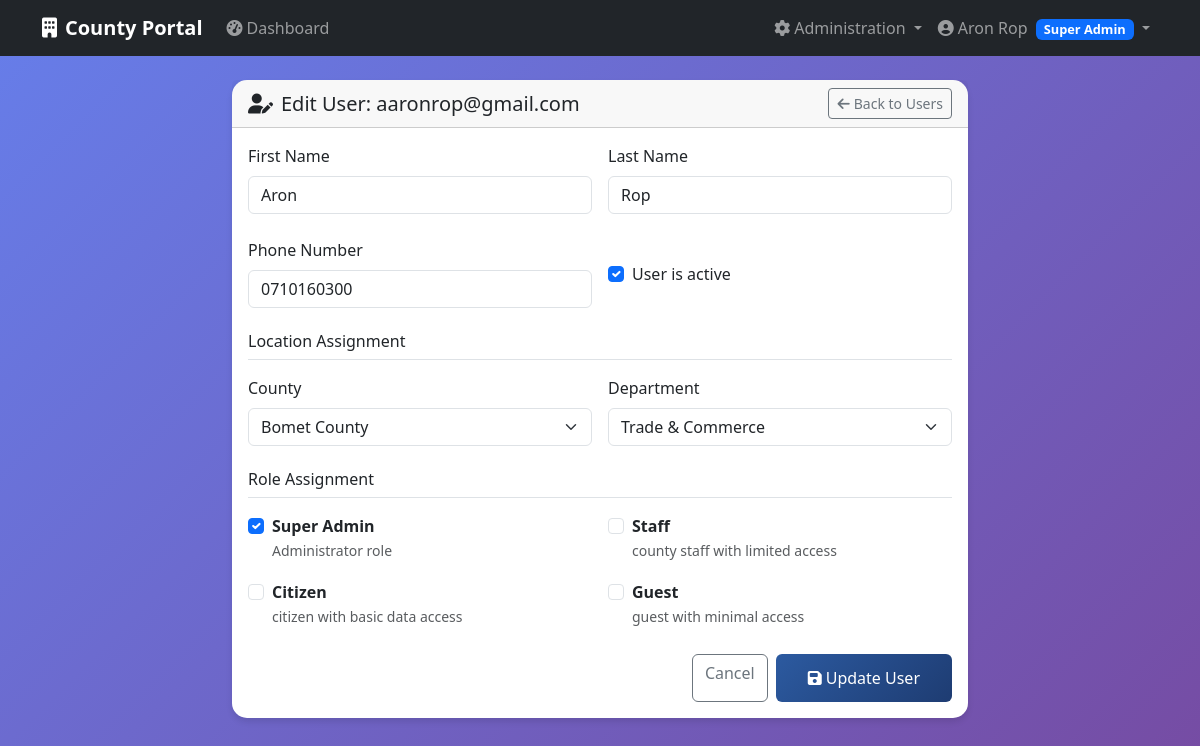
Screenshot of /auth/users/1/edit (signed in) with the database file from the repository.
### app/models/user.py (models this page shows, shortened)
class User(db.Model, UserMixin):
    __tablename__ = 'users'
    id = db.Column(db.Integer, primary_key=True)
    email = db.Column(db.String(200), unique=True, nullable=False)
    password = db.Column(db.String(128), nullable=False)
    active = db.Column(db.Boolean(), default=True)
    confirmed_at = db.Column(db.DateTime())
    created_at = db.Column(db.DateTime(), nullable=False, default=db.func.current_timestamp())
    fs_uniquifier = db.Column(db.String(255), unique=True, nullable=False, default=lambda: str(uuid.uuid4()))
    county_id = db.Column(db.Integer, db.ForeignKey('counties.id'))
    department_id = db.Column(db.Integer, db.ForeignKey('departments.id'))
    last_login_at = db.Column(db.DateTime())
    current_login_at = db.Column(db.DateTime())
    last_login_ip = db.Column(db.String(50))
    current_login_ip = db.Column(db.String(50))
    login_count = db.Column(db.Integer, default=0)
    first_name = db.Column(db.String(100))
    last_name = db.Column(db.String(100))
    phone = db.Column(db.String(20))
    roles = db.relationship('Role', secondary=roles_users, backref=db.backref('users', lazy='dynamic'))
    def full_name(self):
        if self.first_name and self.last_name:
            return f"{self.first_name} {self.last_name}"
        return self.email.split('@')[0] # Fallback if user dont provide first and last name or both
    def has_role(self, role_name):
        return any(role.name == role_name for role in self.roles)

class Role(db.Model, RoleMixin):
    __tablename__ = 'roles'
    id = db.Column(db.Integer, primary_key=True)
    name = db.Column(db.String(80), unique=True, nullable=False)
    description = db.Column(db.String(255), nullable=True)

### app/auth/routes.py (the view, shortened to what this page needs)
@auth_bp.route('/users/<int:user_id>/edit', methods=['GET', 'POST'])
@login_required
@roles_required(UserRoles.SUPER_ADMIN)
def edit_user(user_id):
    user = User.query.get_or_404(user_id)
    roles = Role.query.all()
    counties = County.query.filter_by(active=True).all()
    departments = Department.query.filter_by(active=True).all()
    return render_template('auth/edith_user.html',
                            user=user,
                            roles=roles,
                            counties=counties,
                            departments=departments)

### app/templates/auth/edith_user.html (shortened to what this page needs)
{% extends "base.html" %}
{% block content %}
<div class="row justify-content-center">
    <div class="col-lg-8">
        <div class="card dashboard-card">
            <div class="card-header">
                <div class="d-flex justify-content-between align-items-center">
                    <h5 class="card-title mb-0">
                        <i class="fas fa-user-edit me-2"></i>Edit User: {{ user.email }}
                    </h5>
                    <a href="{{ url_for('auth_bp.users') }}" class="btn btn-outline-secondary btn-sm">
                        <i class="fas fa-arrow-left me-1"></i>Back to Users
                    </a>
                </div>
            </div>
            <div class="card-body">
                <form method="POST">
                    <div class="row g-3 mb-4">
                        <div class="col-md-6">
                            <label for="first_name" class="form-label">First Name</label>
                            <input type="text" class="form-control" id="first_name" name="first_name"
                                   value="{{ user.first_name or '' }}">
                        </div>
                        <div class="col-md-6">
                            <label for="last_name" class="form-label">Last Name</label>
                            <input type="text" class="form-control" id="last_name" name="last_name"
                                   value="{{ user.last_name or '' }}">
                        </div>
                    </div>
                    <div class="row g-3 mb-4">
                        <div class="col-md-6">
                            <label for="phone" class="form-label">Phone Number</label>
                            <input type="tel" class="form-control" id="phone" name="phone"
                                   value="{{ user.phone or '' }}">
                        </div>
                        <div class="col-md-6">
                            <div class="form-check mt-4">
                                <input class="form-check-input" type="checkbox" id="active" name="active"
                                       {{ 'checked' if user.active else '' }}>
                                <label class="form-check-label" for="active">
                                    User is active
                                </label>
                            </div>
                        </div>
                    </div>
                    <h6 class="border-bottom pb-2 mb-3">Location Assignment</h6>
                    <div class="row g-3 mb-4">
                        <div class="col-md-6">
                            <label for="county_id" class="form-label">County</label>
                            <select class="form-select" id="county_id" name="county_id" onchange="loadDepartments(this.value)">
                                {% for county in counties %}
                                <option value="{{ county.id }}" {{ 'selected' if user.county_id == county.id else '' }}>
                                    {{ county.name }}
                                </option>
                                {% endfor %}
                            </select>
                        </div>
                        <div class="col-md-6">
                            <label for="department_id" class="form-label">Department</label>
                            <select class="form-select" id="department_id" name="department_id">
                                {% if user.county_id %}
                                    {% for department in departments %}
                                        {% if department.county_id == user.county_id %}
                                        <option value="{{ department.id }}" {{ 'selected' if user.department_id == department.id else '' }}>
                                            {{ department.name }}
                                        </option>
                                        {% endif %}
                                    {% endfor %}
                                {% endif %}
                            </select>
                        </div>
                    </div>
                    <h6 class="border-bottom pb-2 mb-3">Role Assignment</h6>
                    <div class="row g-3 mb-4">
                        {% for role in roles %}
                        <div class="col-md-6">
                            <div class="form-check">
                                <input class="form-check-input" type="checkbox"
                                       id="role_{{ role.id }}" name="roles" value="{{ role.id }}"
                                       {{ 'checked' if role in user.roles else '' }}>
                                <label class="form-check-label" for="role_{{ role.id }}">
                                    <strong>{{ role.name.replace('_', ' ').title() }}</strong>
                                    {% if role.description %}
                                    <br><small class="text-muted">{{ role.description }}</small>
                                    {% endif %}
                                </label>
                            </div>
                        </div>
                        {% endfor %}
                    </div>
                    <div class="d-flex gap-2 justify-content-end">
                        <a href="{{ url_for('auth_bp.users') }}" class="btn btn-outline-secondary">
                            Cancel
                        </a>
                        <button type="submit" class="btn btn-primary">
                            <i class="fas fa-save me-1"></i>Update User
                        </button>
                    </div>
                </form>
            </div>
        </div>
    </div>
</div>
{% endblock %}

### app/templates/base.html (shortened to what this page needs)
<!DOCTYPE html>
<html lang="en">
<head>
    <link href="https://cdn.jsdelivr.net/npm/bootstrap@5.3.2/dist/css/bootstrap.min.css" rel="stylesheet">
    <link href="https://cdnjs.cloudflare.com/ajax/libs/font-awesome/6.4.0/css/all.min.css" rel="stylesheet">
</head>
<body>
    <nav class="navbar navbar-expand-lg navbar-dark bg-dark">
        <div class="container">
            <a class="navbar-brand" href="{{ url_for('main_bp.index') }}">
                <i class="fas fa-building me-2"></i>County Portal
            </a>
            {% if current_user.is_authenticated %}
            <div class="collapse navbar-collapse" id="navbarNav">
                <ul class="navbar-nav me-auto">
                    <li class="nav-item">
                        <a class="nav-link" href="{{ url_for('main_bp.dashboard') }}">
                            <i class="fas fa-tachometer-alt me-1"></i>Dashboard
                        </a>
                    </li>
                </ul>
                {% if current_user.has_role('super_admin') %}
                <ul class="navbar-nav">
                    <li class="nav-item dropdown">
                        <a class="nav-link dropdown-toggle" href="#" id="adminDropdown" role="button" data-bs-toggle="dropdown">
                            <i class="fas fa-cog me-1"></i>Administration
                        </a>
                    </li>
                </ul>
                {% endif %}
                <ul class="navbar-nav">
                    <li class="nav-item dropdown">
                        <a class="nav-link dropdown-toggle" href="#" id="userDropdown" role="button" data-bs-toggle="dropdown">
                            <i class="fas fa-user-circle me-1"></i>{{ current_user.full_name() }}
                            {% for role in current_user.roles %}
                            <span class="badge bg-primary role-badge ms-1">{{ role.name.replace('_', ' ').title() }}</span>
                            {% endfor %}
                        </a>
                    </li>
                </ul>
            </div>
            {% else %}
            <div class="d-flex">
                <a href="{{ url_for('security.login') }}" class="btn btn-outline-light me-2">Login</a>
                <a href="{{ url_for('security.register') }}" class="btn btn-primary">Register</a>
            </div>
            {% endif %}
        </div>
    </nav>
    <main class="container mt-4">
        {% block content %}{% endblock %}
    </main>
</body>
</html>

### app/templates/base.html (style rules this page uses)
:root { --primary-color: #2c5aa0; --secondary-color: #f8f9fa; --success-color: #28a745; --danger-color: #dc3545; --warning-color: #ffc107; }
body { background: linear-gradient(135deg, #667eea 0%, #764ba2 100%); min-height: 100vh; font-family: 'Segoe UI', Tahoma, Geneva, Verdana, sans-serif; }
.navbar-brand { font-weight: bold; }
.dashboard-card { border: none; border-radius: 15px; box-shadow: 0 4px 6px rgba(0, 0, 0, 0.1); transition: transform 0.2s; }
.role-badge { font-size: 0.8em; padding: 0.25rem 0.5rem; }
.btn-primary { background: linear-gradient(135deg, var(--primary-color) 0%, #1e3c72 100%); border: none; padding: 0.75rem 2rem; font-weight: 500; transition: transform 0.2s ease; }

### rows the page displays
User: full_name "Aron Rop", email "aaronrop@gmail.com", first_name "Aron", last_name "Rop", phone "0710160300"
Role: name.replace "Super Admin", description "Administrator role"
Role: name.replace "Staff", description "county staff with limited access"
Role: name.replace "Citizen", description "citizen with basic data access"
Role: name.replace "Guest", description "guest with minimal access"

### other values shown
form field county_id "Bomet County"
form field department_id "Trade & Commerce"
